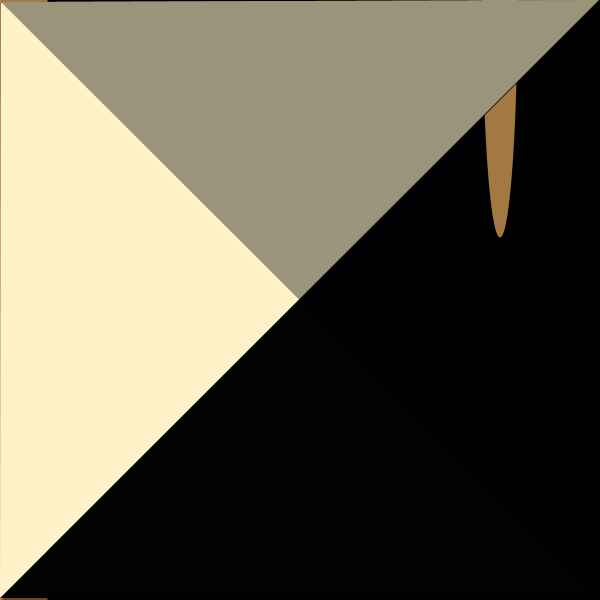
Frame 1 (no input)
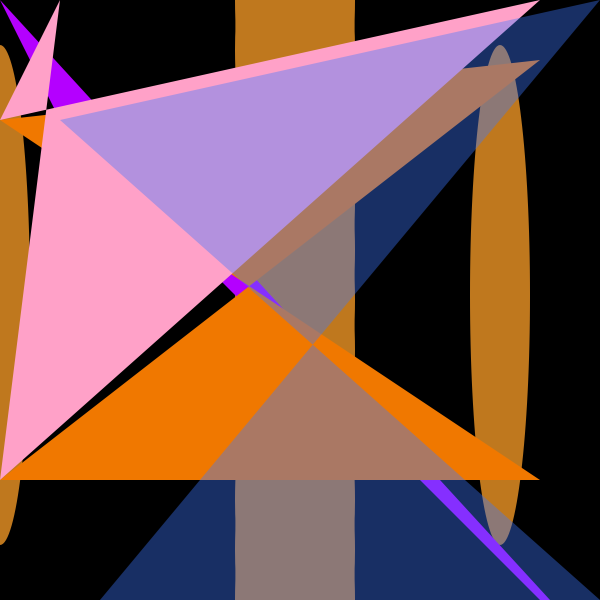
Frame 60 (the mouse pressed at the canvas centre just before this capture)
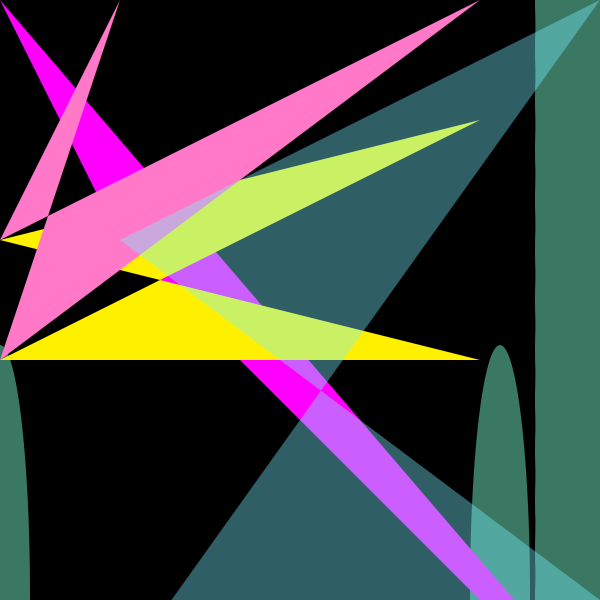
Frame 120 (the mouse held since frame 60 and released just before this capture)

The Processing sketch that drew these frames (run headless with seeded random() and noise(); from frame 60 on, the mouse is pressed at the canvas centre):

// Processing sketch: processing_144992
// ── processing_144992.pde

/*
Konkuk University
SOS iDesign

Name: Gwang il Lee
ID: 201420094

*/
int x = 0;
int y = 0;
int xspeed = 1;
int yspeed = 2;

int ballX = 0;
int bally = 0;
int ballSpeed = 5;
int ballRadius = 25;
 
 
 
void setup() {
  size(600,600);
  smooth();
  frameRate(600);
}
 
void draw() {
  background(0);
  displayBall();
  bounceBall();
 
 
  x = x + xspeed;
  y = y + yspeed;
   
  if ((x > width) || (x < 0)) {
       xspeed = xspeed * -1;
  }
   if ((y > height) || (y < 0)) {
       yspeed = yspeed * -1;
  }
 
 
  noStroke();
  fill(x+y,0,x*y);
  quad(x,y,0,0,0,0,width+x,height+y);
  fill(x*4,x*2,0);
  quad(0,y,width-x,x,0,height-y,width-x,height-y);
  
  fill(255,random(255),200);
  quad(width-x,0,0,height-y,x,0,0,y);
  fill(x,y,y*x,100);
  quad(0,height+y,width,0,x,y,width,height);
 
}


 
void displayBall() {
  noStroke();
  noFill();
  fill(random(255), 120, random(255));
  for(int come = 0; come <= height; come = come +50){
  ellipse(ballX, come, ballRadius+70, ballRadius+300);
  }
  for(int come2 = 0; come2 <= width; come2 = come2 +500){
  ellipse(come2, bally, ballRadius+10, ballRadius+450);
  }
  
  ballRadius = constrain(ballRadius-1, 50, 36);
}
 void bounceBall() {
  ballX = ballX + ballSpeed;
  bally = bally + ballSpeed;
  if ((ballX > width) || (ballX < 0)) {
    ballSpeed = ballSpeed * -1;
    ballRadius = 36;
  }
 }
 
 
